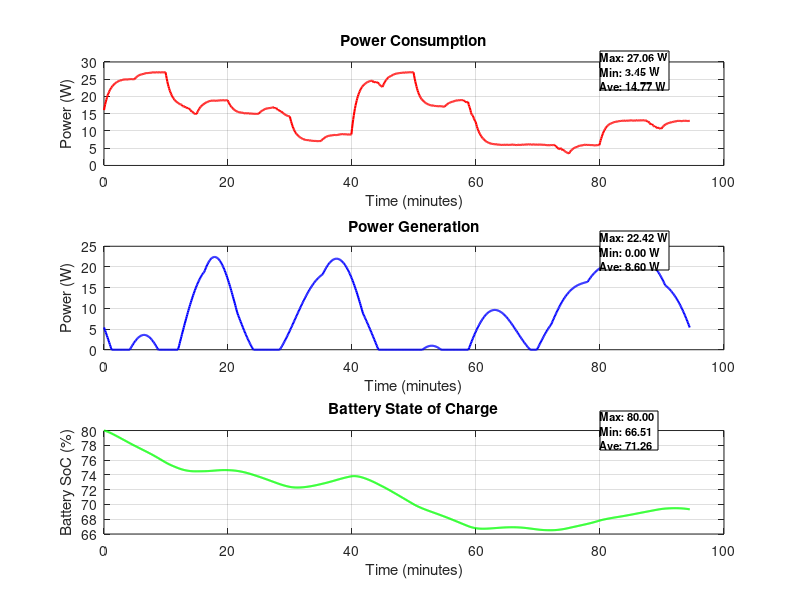

This figure's MATLAB source: (Note: this script raises an error after producing the figure.)
%This code shows 62.22% sunlight and 37.78% eclipse

clc;
clear;
close all;

% --- CubeSat Parameters ---
A_deploy_7 = 0.0182; % Deployable solar panel area (7 cells, m^2)
A_deploy_4 = 0.0104; % Deployable solar panel area (4 cells, m^2)
eta_7 = 0.267; % Efficiency of 7-cell panels
eta_4 = 0.267; % Efficiency of 4-cell panels
A_body_side = 0.0104; % Body-mounted panel area (m^2)
eta_body = 0.267; % Efficiency of body-mounted panels
G = 1380.69; % Solar irradiance in space (W/m^2)

% --- Orbital Parameters ---
altitude = 500e3; % Altitude of CubeSat (500 km)
Re = 6371e3; % Earth's radius (m)
T_orbit = 2*pi*sqrt((Re+altitude)^3/3.986e14); % Orbital period (s)
t = linspace(0, T_orbit, 1000); % Time vector
omega = 2*pi/T_orbit; % Orbital angular velocity (rad/s)

% Battery Parameters
battery_capacity = 100; % Battery capacity (Wh)
battery_level = battery_capacity * 1; % Start at 80%
charge_efficiency = 0.9; % Charging losses
discharge_efficiency = 1.1; % Discharge losses

% --- Sun Vector (ECI) ---
i = 97.8; % Inclination angle
dec = 23.5; % Sun declination angle

% Power generation initialization
P_gen_body = zeros(size(t));
P_gen_deploy_7 = zeros(size(t));
P_gen_deploy_4 = zeros(size(t));
P_total = zeros(size(t));

% --- CubeSat Tilt Angle ---
tilt_angle = 98.73; % CubeSat fixed tilt (degrees)
R_tilt = [cosd(tilt_angle) 0 sind(tilt_angle); 0 1 0; -sind(tilt_angle) 0 cosd(tilt_angle)];

% Simulate CubeSat Attitude Dynamics
omega_roll = 2*pi/(T_orbit/4);
omega_pitch = 2*pi/(T_orbit/3);
omega_yaw = 2*pi/(T_orbit/2);

for k = 1:length(t)
    theta = omega * t(k);
    Sun_ECI = [cos(0) * cosd(dec); sind(0) * cosd(dec); sind(dec)];
    Sun_ECI = Sun_ECI / norm(Sun_ECI);

    R_roll = [1 0 0; 0 cos(omega_roll*t(k)) -sin(omega_roll*t(k)); 0 sin(omega_roll*t(k)) cos(omega_roll*t(k))];
    R_pitch = [cos(omega_pitch*t(k)) 0 sin(omega_pitch*t(k)); 0 1 0; -sin(omega_pitch*t(k)) 0 cos(omega_pitch*t(k))];
    R_yaw = [cos(omega_yaw*t(k)) -sin(omega_yaw*t(k)) 0; sin(omega_yaw*t(k)) cos(omega_yaw*t(k)) 0; 0 0 1];
    
    R_attitude = R_roll * R_pitch * R_yaw * R_tilt;
    Rz = [cos(theta) -sin(theta) 0; sin(theta) cos(theta) 0; 0 0 1];
    Sun_body = R_attitude * (Rz * Sun_ECI);
    
    % Shadowing Effect
    shadow_factor = max(0, Sun_body(3));
    P_gen_body(k) = 2 * A_body_side * G * eta_body * shadow_factor;
    P_gen_deploy_7(k) = 2 * A_deploy_7 * G * eta_7 * max(0, Sun_body(1));
    P_gen_deploy_4(k) = 2 * A_deploy_4 * G * eta_4 * max(0, Sun_body(1));
    P_total(k) = P_gen_body(k) + P_gen_deploy_7(k) + P_gen_deploy_4(k);
end



% --- Sunlight and Eclipse Periods ---
eclipse_fraction = 0.3778; % 35% of orbit in eclipse
t_sunlight = T_orbit * (1 - eclipse_fraction);
t_eclipse = T_orbit * eclipse_fraction;

% Create Sunlight-Eclipse Profile
sunlight_flag = ones(size(t)); 
sunlight_flag(t > t_sunlight) = 0; % Eclipse portion

% --- CubeSat Power Consumption ---
P_consumed = zeros(size(t));
smooth_factor = 0.1; % Stronger smoothing
previous_power = 15; % Initial power level

for k = 1:length(t)
    % Base power loads (always on)
    obc_power = 1.0; % OBC (On-Board Computer)
    passive_power = 1.0; % Passive loads

 % Generate a random duty cycle between 80% and 100% for each cycle
random_duty_cycle = 0.8 + (0.2 * rand()); % Random value between 0.8 and 1.0

% Compute active duration based on this duty cycle
cycle_duration = 900; % 15 minutes cycle
active_duration = random_duty_cycle * cycle_duration;  

% ADCS power variations using the random duty cycle
if mod(t(k), cycle_duration) < active_duration  
    adcs_power = 4.5 + rand(); % Peak power during maneuvers
else
    adcs_power = 1.5 + 0.5 * rand(); % Baseline power
end
    

    % Dynamic loads with duty cycle control
    if sunlight_flag(k) == 1  % During Sunlight
        payload_power = 2.0 * mod(floor(t(k) / 300), 2); % On for 5 minutes, off for 5 minutes
        uhf_transmit_power = 8.0 * (mod(floor(t(k) / 600), 2) == 0); % Transmit every 10 min
        x_band_transmit_power = 10.0 * (mod(floor(t(k) / 1200), 2) == 0); % Transmit every 20 min
     else  % During Eclipse
        payload_power = 0; 
        uhf_transmit_power = 1; % low-power beacon mode
        x_band_transmit_power = 7.0 * (mod(floor(t(k) / 1200), 2) == 0); % Reduced power in eclipse
         active_thermal_power = 2.5; % Lowered thermal load in eclipse
    end

    % During Eclipse (Passive Thermal System Consideration)
if sunlight_flag(k) == 0  
    passive_thermal_power = -2.0; % Heat loss due to radiation  
else
    passive_thermal_power = 0; % No heat loss in sunlight  
end

     % Total power consumption at this time step
    P_temp = obc_power + adcs_power + passive_power + payload_power + uhf_transmit_power + x_band_transmit_power + passive_thermal_power;
    
    % Smooth transitions
    P_consumed(k) = smooth_factor * P_temp + (1 - smooth_factor) * previous_power;
    previous_power = P_consumed(k);
    
  % Battery charge/discharge update (in Wh)
    power_balance = P_total(k) - P_consumed(k); % Net power balance
    energy_change = power_balance * (T_orbit / length(t)) / 3600; % Convert W to Wh
    
    if power_balance > 0
        % Charging mode (limited by battery capacity)
        battery_level = min(battery_capacity, battery_level + energy_change * charge_efficiency);
    else
        % Discharging mode (cannot go below 0 Wh)
        battery_level = max(0, battery_level + energy_change * discharge_efficiency);
    end
    
    battery_energy(k) = battery_level; % Store battery energy in Wh
end

for k = 1:length(t)
    % Check if within 40-60 minutes
  if t(k)/60 >= 40 && t(k)/60 <= 70
    charge_efficiency = 0.95;  % Boost efficiency in this range
  else
    charge_efficiency = 0.9;  % Normal efficiency
  end
    % Compute power balance
    power_balance = P_total(k) - P_consumed(k);

    if (t(k)/60 >= 40) && (t(k)/60 <= 70)
    payload_power = payload_power * 0.8; % Reduce payload power by 20%
    uhf_transmit_power = uhf_transmit_power * 0.8; % Reduce UHF power
    end
battery_energy = zeros(size(t));  
battery_energy(1) = battery_capacity * 0.8;  

for k = 1:length(t)
    power_balance = P_total(k) - P_consumed(k);
    
    if k == 1
        battery_energy(k) = battery_energy(1);  
    else
        battery_energy(k) = max(0, battery_energy(k-1) + (power_balance * discharge_efficiency * (T_orbit / 1000) / 3600));
    end
end
    if (battery_energy(k) < 10) && (t(k)/60 >= 40) && (t(k)/60 <= 70)
    discharge_efficiency = 1.2;  % Increase discharge efficiency
    end
end

% --- Plot Power Consumption ---

figure;
subplot (3,1,1)
plot(t/60, P_consumed, 'r', 'LineWidth', 1.5);
xlabel('Time (minutes)');
ylabel('Power (W)');
title('Power Consumption');
grid on;

% Display stats neatly in the upper-right corner
max_body = max(P_consumed);
min_body = min(P_consumed);
avg_body = mean(P_consumed);
annotation('textbox', [0.75, 0.85, 0.1, 0.1], 'String', ...
    sprintf('Max: %.2f W\nMin: %.2f W\nAve: %.2f W', max_body, min_body, avg_body), ...
    'FontSize', 8, 'FontWeight', 'bold', 'BackgroundColor', 'white');

subplot (3,1,2)
plot(t/60, P_total, 'b', 'LineWidth', 1.5);
xlabel('Time (minutes)');
ylabel('Power (W)');
title('Power Generation');
grid on;

% Display stats neatly in the upper-right corner
max_deploy_7 = max(P_total);
min_deploy_7 = min(P_total);
avg_deploy_7 = mean(P_total);
annotation('textbox', [0.75, 0.55, 0.1, 0.1], 'String', ...
    sprintf('Max: %.2f W\nMin: %.2f W\nAve: %.2f W', max_deploy_7, min_deploy_7, avg_deploy_7), ...
    'FontSize', 8, 'FontWeight', 'bold', 'BackgroundColor', 'white');

subplot(3,1,3) % Battery State of Charge
plot(t/60, battery_energy, 'g', 'LineWidth', 1.5);
xlabel('Time (minutes)');
ylabel('Battery SoC (%)');
title('Battery State of Charge');
grid on;

% Display stats neatly in the upper-right corner
max_deploy_4 = max(battery_energy);
min_deploy_4 = min(battery_energy);
avg_deploy_4 = mean(battery_energy);
annotation('textbox', [0.75, 0.25, 0.1, 0.1], 'String', ...
    sprintf('Max: %.2f \nMin: %.2f \nAve: %.2f ', max_deploy_4, min_deploy_4, avg_deploy_4), ...
    'FontSize', 8, 'FontWeight', 'bold', 'BackgroundColor', 'white');

figure;
yyaxis left
plot(t/60, P_consumed, 'r', 'LineWidth', 1.5);
hold on;
plot(t/60, P_total, 'b', 'LineWidth', 1.5);
xlabel('Time (minutes)');
ylabel('Power (W)');
title(' SeaHawk-1');
legend('Power Consumed', 'Power Generated');
grid on;

yyaxis right
plot(t/60, battery_energy, 'g', 'LineWidth', 1.5);
ylabel('Battery Energy (Wh)');
legend('Power Consumed', 'Power Generated', 'Battery Energy');
hold off;



% --- Display Results ---
disp(['Max Power Generated: ', num2str(max(P_total)), ' W']);
disp(['Min Power Generated: ', num2str(min(P_total)), ' W']);
disp(['Max Power Consumed: ', num2str(max(P_consumed)), ' W']);